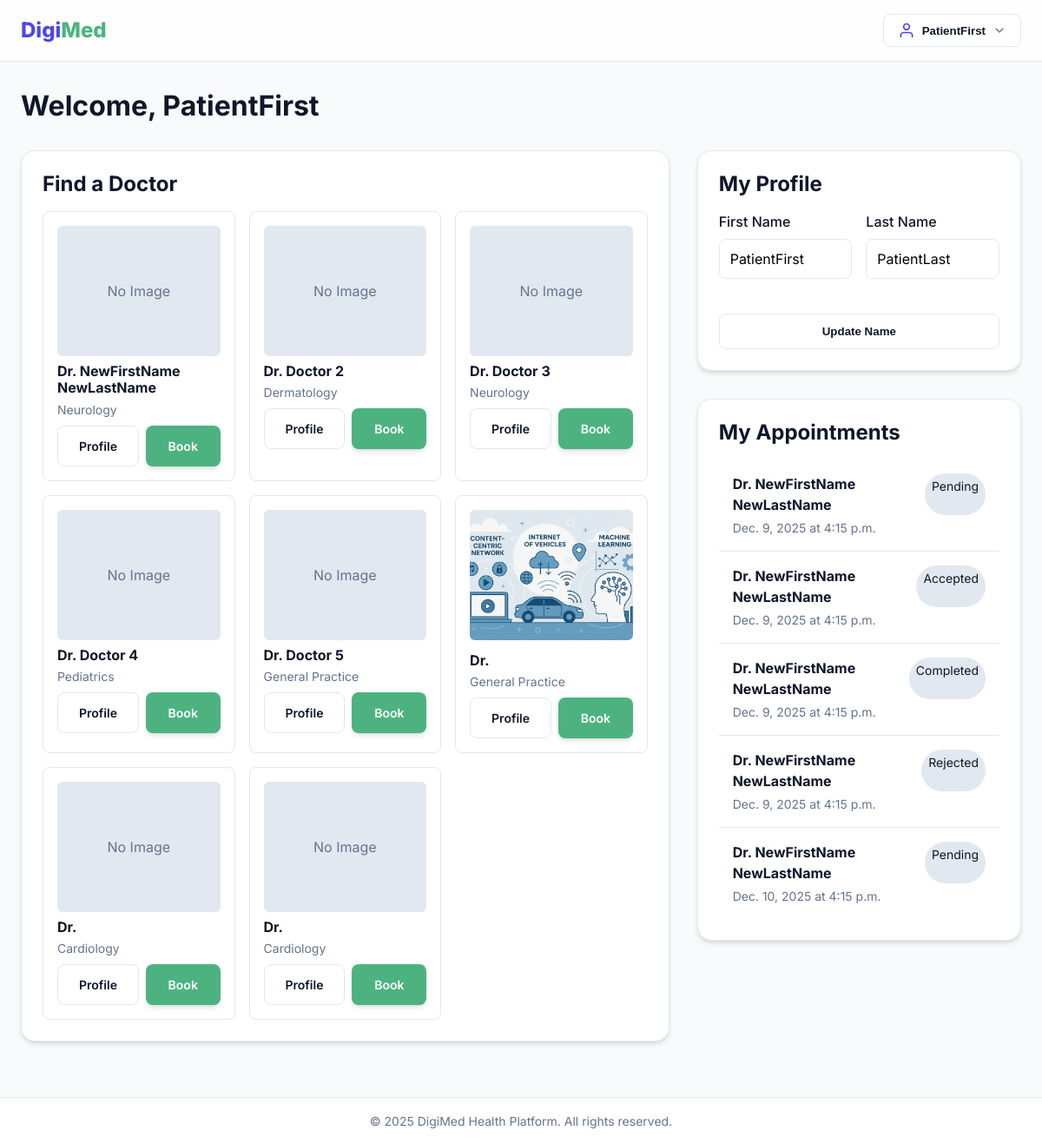
The app's page /auth/dashboard/patient/ (signed in), older data.
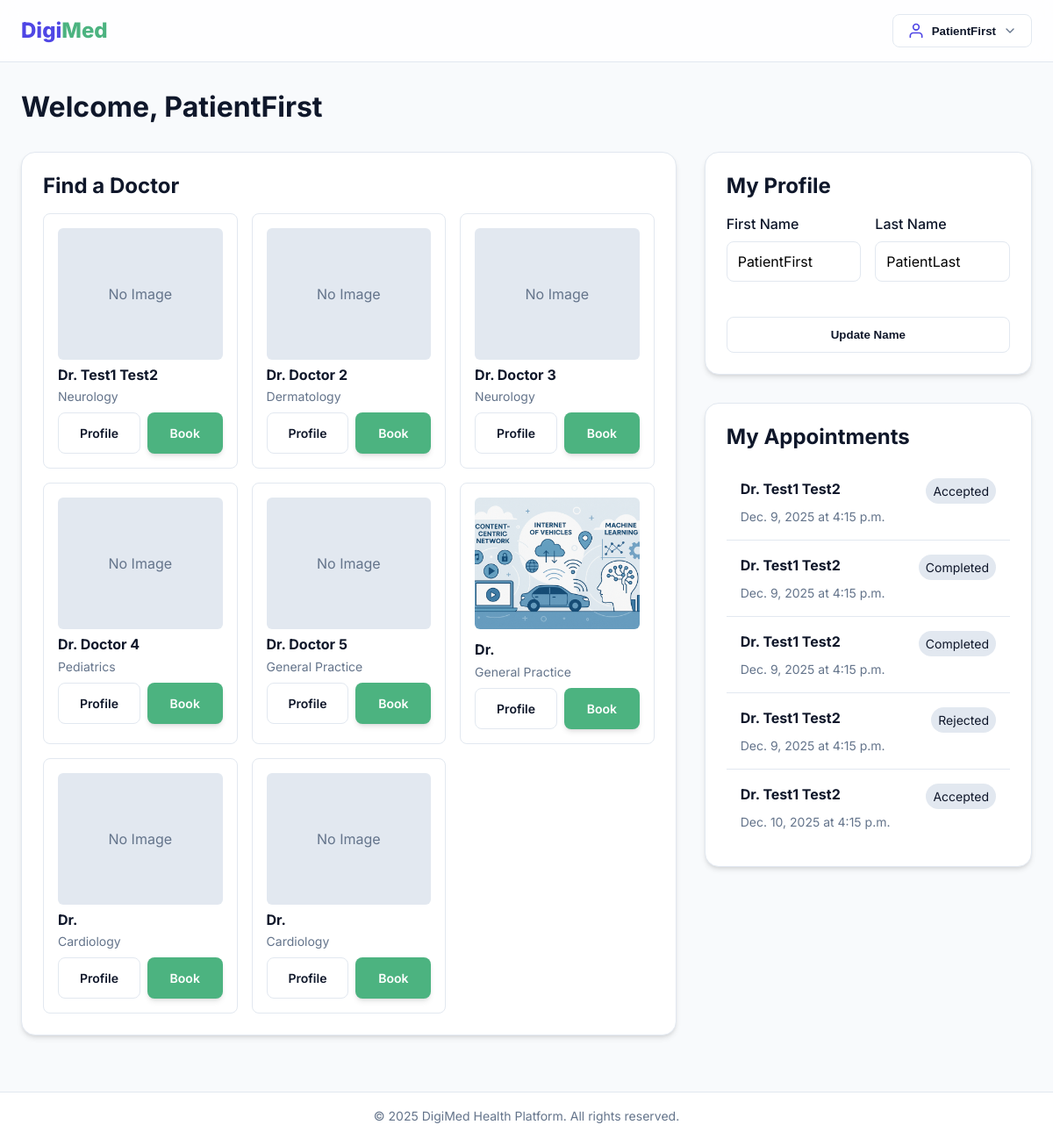
The same page, newer data.
### users/models.py (models this page shows, shortened)
class User(AbstractUser):
    IS_PATIENT = 'patient'
    IS_DOCTOR = 'doctor'
    IS_ADMIN = 'admin'
    ROLE_CHOICES = [
        (IS_PATIENT, 'Patient'),
        (IS_DOCTOR, 'Doctor'),
        (IS_ADMIN, 'Admin'),
    ]
    role = models.CharField(max_length=10, choices=ROLE_CHOICES, default=IS_PATIENT)
    def is_doctor(self):
        return self.role == self.IS_DOCTOR
    def is_patient(self):
        return self.role == self.IS_PATIENT

class DoctorProfile(models.Model):
    user = models.OneToOneField(User, on_delete=models.CASCADE, related_name='doctor_profile')
    specialization = models.ForeignKey(Specialization, on_delete=models.SET_NULL, null=True)
    bio = models.TextField(blank=True)
    profile_picture = models.ImageField(upload_to='doctors/', blank=True, null=True)
    is_verified = models.BooleanField(default=False)
    start_time = models.TimeField(default='09:00')
    end_time = models.TimeField(default='17:00')
    working_days = models.CharField(max_length=100, default='Mon,Tue,Wed,Thu,Fri', help_text="Comma-separated days (e.g. Mon,Tue)")

class Specialization(models.Model):
    name = models.CharField(max_length=100)
    description = models.TextField(blank=True)
    def __str__(self):
        return self.name

### appointments/models.py (models this page shows, shortened)
class Appointment(models.Model):
    STATUS_CHOICES = [
        ('pending', 'Pending'),
        ('accepted', 'Accepted'),
        ('rejected', 'Rejected'),
        ('completed', 'Completed'),
    ]
    patient = models.ForeignKey(settings.AUTH_USER_MODEL, on_delete=models.CASCADE, related_name='appointments_as_patient')
    doctor = models.ForeignKey(settings.AUTH_USER_MODEL, on_delete=models.CASCADE, related_name='appointments_as_doctor')
    date = models.DateField()
    time = models.TimeField()
    status = models.CharField(max_length=10, choices=STATUS_CHOICES, default='pending')
    symptoms = models.TextField(blank=True)
    created_at = models.DateTimeField(auto_now_add=True)

### users/views.py (the view)
# urls.py: path('dashboard/patient/', views.patient_dashboard, name='patient_dashboard'),
@login_required
def patient_dashboard(request):
    if not request.user.is_patient():
        return redirect('home')
    doctors = DoctorProfile.objects.all()
    appointments = Appointment.objects.filter(patient=request.user)
    from .forms import PatientNameForm
    form = PatientNameForm(instance=request.user)
    if request.method == 'POST':
        form = PatientNameForm(request.POST, instance=request.user)
        if form.is_valid():
            form.save()
            return redirect('patient_dashboard')
    return render(request, 'users/patient_dashboard.html', {
        'doctors': doctors,
        'appointments': appointments,
        'form': form
    })

### users/forms.py
class PatientNameForm(forms.ModelForm):
    first_name = forms.CharField(max_length=30, required=True, widget=forms.TextInput(attrs={'class': 'form-control'}))
    last_name = forms.CharField(max_length=30, required=True, widget=forms.TextInput(attrs={'class': 'form-control'}))
    class Meta:
        model = User
        fields = ['first_name', 'last_name']

### templates/users/patient_dashboard.html (shortened to what this page needs)
{% extends 'base.html' %}
{% block content %}
<h1 style="margin-bottom: 2rem;">Welcome, {{ user.first_name|default:user.username }}</h1>
<div style="display: grid; grid-template-columns: 2fr 1fr; gap: 2rem;">
    <div>
        <div class="card" style="margin-bottom: 2rem;">
            <h2>Find a Doctor</h2>
            <div
                style="display: grid; grid-template-columns: repeat(auto-fill, minmax(200px, 1fr)); gap: 1rem; margin-top: 1rem;">
                {% for doc in doctors %}
                <div style="border: 1px solid var(--border); padding: 1rem; border-radius: var(--radius-md);">
                    {% if doc.profile_picture %}
                    <img src="{{ doc.profile_picture.url }}" alt="{{ doc.user.username }}"
                        style="width: 100%; height: 150px; object-fit: cover; border-radius: var(--radius-sm); margin-bottom: 0.5rem;">
                    {% else %}
                    <div
                        style="width: 100%; height: 150px; background: #e2e8f0; display: flex; align-items: center; justify-content: center; border-radius: var(--radius-sm); margin-bottom: 0.5rem; color: #64748b;">
                        No Image</div>
                    {% endif %}
                    <h4 style="margin-bottom: 0.25rem;">Dr. {{ doc.user.first_name }} {{ doc.user.last_name }}</h4>
                    <p style="color: var(--text-muted); font-size: 0.875rem;">{{ doc.specialization }}</p>
                    <div style="display: grid; grid-template-columns: 1fr 1fr; gap: 0.5rem; margin-top: 0.5rem;">
                        <a href="{% url 'doctor_detail' doc.user.id %}" class="btn btn-secondary"
                            style="font-size: 0.875rem;">Profile</a>
                        <a href="{% url 'book_appointment' doc.user.id %}" class="btn btn-primary"
                            style="font-size: 0.875rem;">Book</a>
                    </div>
                </div>
                {% empty %}
                <p>No doctors available yet.</p>
                {% endfor %}
            </div>
        </div>
    </div>
    <div>
        <div class="card" style="margin-bottom: 2rem;">
            <h2>My Profile</h2>
            <form method="post" style="margin-top: 1rem;">
                <div style="display: grid; grid-template-columns: 1fr 1fr; gap: 1rem; margin-bottom: 1rem;">
                    <div class="form-group">
                        <label class="form-label">First Name</label>
                        {{ form.first_name }}
                    </div>
                    <div class="form-group">
                        <label class="form-label">Last Name</label>
                        {{ form.last_name }}
                    </div>
                </div>
                <button type="submit" class="btn btn-secondary" style="width: 100%;">Update Name</button>
            </form>
        </div>
        <div class="card">
            <h2>My Appointments</h2>
            <div style="margin-top: 1rem;">
                {% for appt in appointments %}
                <div
                    style="padding: 1rem; border-bottom: 1px solid var(--border); {% if forloop.last %}border-bottom: none;{% endif %}">
                    <div style="display: flex; justify-content: space-between; margin-bottom: 0.25rem;">
                        <strong>Dr. {{ appt.doctor.first_name }} {{ appt.doctor.last_name }}</strong>
                        <span
                            style="font-size: 0.875rem; padding: 0.25rem 0.5rem; border-radius: 999px; background: #e2e8f0;">
                            {{ appt.get_status_display }}
                        </span>
                    </div>
                    <p style="color: var(--text-muted); font-size: 0.875rem;">{{ appt.date }} at {{ appt.time }}</p>
                </div>
                {% empty %}
                <p style="color: var(--text-muted);">No appointments booked.</p>
                {% endfor %}
            </div>
        </div>
    </div>
</div>
{% endblock %}

### templates/base.html (shortened to what this page needs)
{% load static %}
<!DOCTYPE html>
<html lang="en">
<head>
    <link rel="stylesheet" href="{% static 'css/style.css' %}">
</head>
<body>
    <nav class="navbar">
        <div class="container nav-content">
            <a href="{% url 'home' %}" class="nav-brand">
                <span class="brand-digi">Digi</span><span class="brand-med">Med</span>
            </a>
            <div class="nav-links">
                {% if user.is_authenticated %}
                <div class="user-dropdown">
                    <button class="user-dropdown-btn" onclick="toggleUserDropdown()">
                        <svg class="user-icon" xmlns="http://www.w3.org/2000/svg" width="20" height="20"
                            viewBox="0 0 24 24" fill="none" stroke="currentColor" stroke-width="2"
                            stroke-linecap="round" stroke-linejoin="round">
                            <path d="M20 21v-2a4 4 0 0 0-4-4H8a4 4 0 0 0-4 4v2"></path>
                            <circle cx="12" cy="7" r="4"></circle>
                        </svg>
                        <span>{{ user.first_name|default:user.username }}</span>
                        <svg class="dropdown-arrow" xmlns="http://www.w3.org/2000/svg" width="16" height="16"
                            viewBox="0 0 24 24" fill="none" stroke="currentColor" stroke-width="2"
                            stroke-linecap="round" stroke-linejoin="round">
                            <polyline points="6 9 12 15 18 9"></polyline>
                        </svg>
                    </button>
                </div>
                {% endif %}
            </div>
        </div>
    </nav>
    <main class="container" style="padding-top: 2rem; padding-bottom: 2rem;">
        {% block content %}
        {% endblock %}
    </main>
    <footer
        style="background: var(--surface); border-top: 1px solid var(--border); padding: 1rem 0; text-align: center; color: var(--text-muted); font-size: 0.875rem;">
        <div class="container">
            <p>&copy; {% now "Y" %} DigiMed Health Platform. All rights reserved.</p>
        </div>
    </footer>
</body>
</html>

### static/css/style.css (style rules this page uses)
:root { --primary: #4f46e5; --primary-hover: #4338ca; --secondary: #0ea5e9; --accent: #f43f5e; --background: #f8fafc; --surface: #ffffff; --text-main: #0f172a; --text-muted: #64748b; --border: #e2e8f0; --radius-sm: 0.375rem; --radius-md: 0.5rem; --radius-lg: 1rem; --shadow-sm: 0 1px 2px 0 rgb(0 0 0 / 0.05); --shadow-md: 0 4px 6px -1px rgb(0 0 0 / 0.1), 0 2px 4px -2px rgb(0 0 0 / 0.1); --shadow-lg: 0 10px 15px -3px rgb(0 0 0 / 0.1), 0 4px 6px -4px rgb(0 0 0 / 0.1); --font-heading: 'Inter', sans-serif; --font-body: 'Inter', sans-serif; }
* { box-sizing: border-box; margin: 0; padding: 0; }
body { font-family: var(--font-body); background-color: var(--background); color: var(--text-main); line-height: 1.5; -webkit-font-smoothing: antialiased; min-height: 100vh; display: flex; flex-direction: column; }
main { flex: 1; }
h1, h2, h3, h4, h5, h6 { font-family: var(--font-heading); font-weight: 700; line-height: 1.2; margin-bottom: 1rem; color: var(--text-main); }
a { color: var(--primary); text-decoration: none; transition: color 0.2s; }
.container { width: 100%; max-width: 1280px; margin: 0 auto; padding: 0 1.5rem; }
.btn { display: inline-flex; align-items: center; justify-content: center; padding: 0.75rem 1.5rem; border-radius: var(--radius-md); font-weight: 600; cursor: pointer; transition: all 0.2s; border: none; }
.btn-primary { background: #4CB380; color: white; box-shadow: var(--shadow-md); }
.btn-secondary { background: white; border: 1px solid var(--border); color: var(--text-main); }
.card { background: var(--surface); border-radius: var(--radius-lg); padding: 1.5rem; box-shadow: var(--shadow-md); border: 1px solid var(--border); transition: translate 0.2s, box-shadow 0.2s; }
.form-group { margin-bottom: 1.5rem; }
.form-label { display: block; margin-bottom: 0.5rem; font-weight: 500; color: var(--text-main); }
.form-control { width: 100%; padding: 0.75rem; border: 1px solid var(--border); border-radius: var(--radius-md); font-family: inherit; font-size: 1rem; transition: border-color 0.2s ring 0.2s; }
.navbar { background: rgba(255, 255, 255, 0.8); backdrop-filter: blur(12px); border-bottom: 1px solid var(--border); position: sticky; top: 0; z-index: 100; padding: 1rem 0; }
.nav-content { display: flex; justify-content: space-between; align-items: center; width: 100%; }
.nav-brand { font-size: 1.5rem; font-weight: 800; text-decoration: none; display: flex; }
.brand-digi { color: var(--primary); }
.brand-med { color: #4CB380; }
.nav-links { display: flex; gap: 1.5rem; align-items: center; }
.user-dropdown { position: relative; }
.user-dropdown-btn { display: flex; align-items: center; gap: 0.5rem; padding: 0.5rem 1rem; background: var(--surface); border: 1px solid var(--border); border-radius: var(--radius-md); cursor: pointer; font-weight: 600; color: var(--text-main); transition: all 0.2s; }
.user-icon { color: var(--primary); }
.dropdown-arrow { color: var(--text-muted); transition: transform 0.2s; }

Row changes from the older to the newer data that the page shows:
changed through a linked row, DoctorProfile: user.first_name "NewFirstName" → "Test1"; user.last_name "NewLastName" → "Test2"
changed Appointment (number 1 of 5 on the later page): doctor.first_name "NewFirstName" → "Test1"; doctor.last_name "NewLastName" → "Test2"; status "Pending" → "Accepted"
changed Appointment (number 2 of 5 on the later page): doctor.first_name "NewFirstName" → "Test1"; doctor.last_name "NewLastName" → "Test2"; status "Accepted" → "Completed"
changed through a linked row, Appointment (number 3 of 5 on the later page): doctor.first_name "NewFirstName" → "Test1"; doctor.last_name "NewLastName" → "Test2"
changed through a linked row, Appointment "Rejected": doctor.first_name "NewFirstName" → "Test1"; doctor.last_name "NewLastName" → "Test2"
changed Appointment "Dec. 10, 2025": doctor.first_name "NewFirstName" → "Test1"; doctor.last_name "NewLastName" → "Test2"; status "Pending" → "Accepted"
